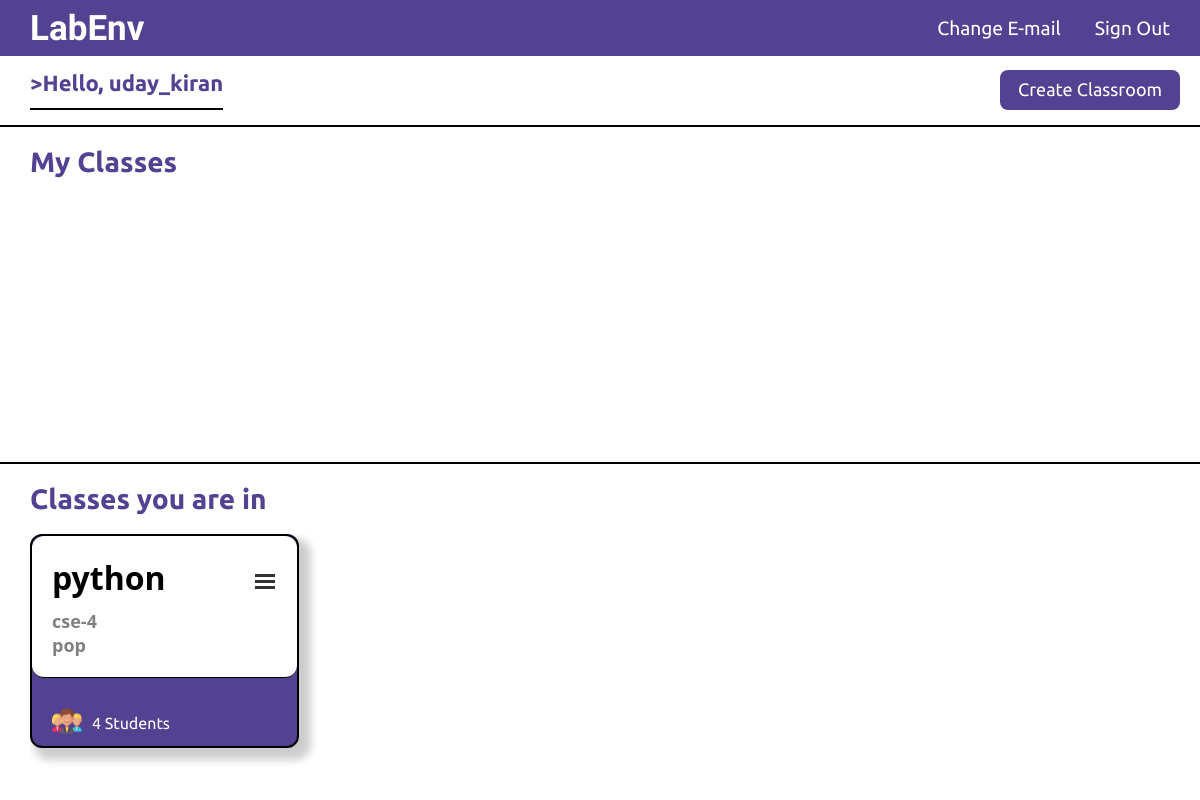
/lab/ (signed in), run on the app's committed database.
### lab/models.py (models this page shows, shortened)
class ClassRoom(models.Model):
    host = models.ForeignKey(User,on_delete=models.CASCADE,null=True)
    subject = models.CharField(max_length=200)
    classname = models.CharField(max_length=10)
    students = models.ManyToManyField(User,related_name="participants",blank=True)
    created = models.DateTimeField(auto_now_add=True)
    updated = models.DateTimeField(auto_now=True)
    class Meta:
        ordering = ['-updated', '-created']

### lab/views.py (the view)
# urls.py: 2. Add a URL to urlpatterns:  path('', views.home, name='home')
@login_required(login_url='/accounts/login')
def home(request):
    classes = ClassRoom.objects.filter(host=request.user)
    all_classes = ClassRoom.objects.all()
    classes_you_are_in=[]
    for user_class in all_classes:
        if user_class.students.filter(username = request.user):
            classes_you_are_in.append(user_class)
    return render(request, 'lab/home.html',{'classes':classes,'classes_you_are_in':classes_you_are_in})

### templates/lab/home.html (shortened to what this page needs)
{% extends "account/base.html" %}
{% load static %}
{% block content %}
<div class='home'>
    <div class='top'>
        <h1 class='heading' style="font-size: 22px ;border-bottom: 2px solid black;"> >Hello, {{user.username}} </h1>
        <a href="{% url 'create_class' %}">
            <button class='createbutton'>Create Classroom</button>
        </a>
    </div>
    <div class='class'>
        <div style="display: flex;justify-content:space-between;align-items: center;">
            <h1 class='heading' style="font-size: 28px;">My Classes</h1>
        </div>
        <div class='classes'>
        </div>
    </div>
    <div class='class'>
        <h1 class='heading' style="font-size: 28px;">Classes you are in</h1>
        <div class='classes'>
            {% for classroom in classes_you_are_in %}
                <div class='card'>
                    <div class='card-header'>
                        <div>
                            <div class='card-heading'>
                                <a href="{% url 'classroom' pk=classroom.id %}" class='card-link' title='{{ classroom.subject }}'>
                                    {{classroom.subject}}
                                </a>
                            </div>
                            <h2 class='card-info'>{{classroom.classname}}</h3>
                            <h3 class='card-info'>{{classroom.host}}</h2>
                        </div>
                        <div class="container" onclick="myFunction(this)">
                            <div class="bar1"></div>
                            <div class="bar2"></div>
                            <div class="bar3"></div>
                        </div>
                    </div>
                    <div class='card-tail'>
                        <img src="{% static 'images/people.png' %}" alt="">
                        <h4>{{ classroom.students.count }} Students</h4>
                    </div>
                </div>
            {% endfor %}
        </div>
    </div>
</div>
{% endblock content %}

### assets/accounts/styles.css (style rules this page uses)
body { margin: 0; margin-top: 55px; background-color: white; }
a { text-decoration: none; color:rgb(50, 154, 239); }
.home { display: flex; flex-direction: column; height: 100%; margin: 0; }
.top { display: flex; justify-content: space-between; padding: 0px 20px 0px 30px; height: 70px; }
.heading { color: #534292; font-size: x-large; font-family: 'Ubuntu', sans-serif; }
.createbutton { font-size: large; font-family: 'Ubuntu', sans-serif; color: white; background-color: #534292; margin-top: 14.740px; margin-bottom: 14.740px; border: none; border-radius: 8px; height: 40px; width: 180px; cursor: pointer; }
.class { display: flex; flex-direction: column; padding: 0px 30px; background-color: white; height: 45%; border-top: 2px solid black; }
.classes { display: grid; grid-auto-flow: column; overflow: scroll; justify-content: flex-start; padding-bottom: 20px; }
.card { display: flex; flex-direction: column; background-color: #534292; border: 2px solid black; height: 210px; width: 265px; margin-right: 20px; border-radius: 12px; justify-content: space-between; box-shadow: 8px 8px 8px 4px rgba(0,0,0,0.2); }
.card-header { border-bottom: 1px solid black; padding: 20px 20px; background-color: white; border-radius: 12px; display: flex; justify-content: space-between; }
.card-heading { width: 200px; }
.card-link { display: block; text-decoration: none; white-space: nowrap; overflow: hidden; text-overflow: ellipsis; font-family: 'Segoe UI', sans-serif; font-size: xx-large; font-weight: 600; margin: 0 0 10px 0; color: black; }
.card-info { font-family: 'Segoe UI', sans-serif; font-weight: 600; font-size: large; margin: 0; color: grey; }
.card-tail { display: flex; height: 50px; padding-left: 20px; align-items: center; }
.card-tail > h4 { font-family: 'Ubuntu', sans-serif; padding-left: 10px; height: 10px; margin-top: 18px; font-weight: 400; color: white; }
.card-tail > img { display: flex; align-items: center; height: 60%; width: auto; }
.container { display: inline-block; cursor: pointer; padding-top: 15px; }
.bar1, .bar2, .bar3 { width: 20px; height: 3px; background-color: #333; margin: 3px 2px; transition: 0.4s; }

### data on the page
ClassRoom: subject "python", classname "cse-4", host "pop", students.count "4"

### other printed values
{{ user.username }} "uday_kiran"
